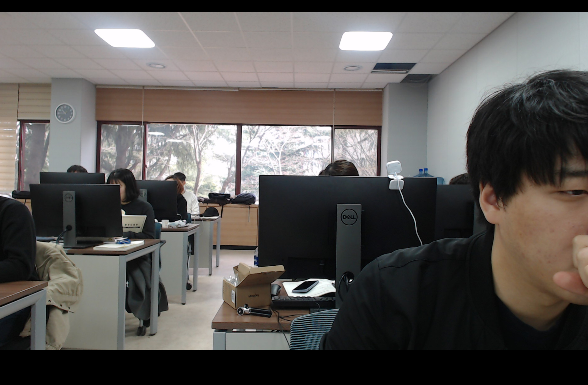
#> input picture save_images_using_webcam/no_detecting.png, 588 x 385 px, given in place of the camera
$ python face_detecting_using_webcam.py
#> lines starting #> are read from the running program, lines starting #| are printed output that depends on the picture
import numpy as np
import cv2
import time

#xml for detecting face
faceCascade = cv2.CascadeClassifier('./haarcascade_frontalface_default.xml')

cap = cv2.VideoCapture(0)
cap.set(3,640) # set Width
cap.set(4,480) # set Height

# Create our shapening kernel, it must equal to one eventually
kernel_sharpening = np.array([[-1,-1,-1],
                              [-1, 9,-1],
                              [-1,-1,-1]])
num=0
while(True):
    # Capture frame-by-frame
    ret, img = cap.read()
#> img is the input picture: shape (385, 588, 3); mean B, G, R 84.4, 87, 90.5
    img = cv2.flip(img,1)
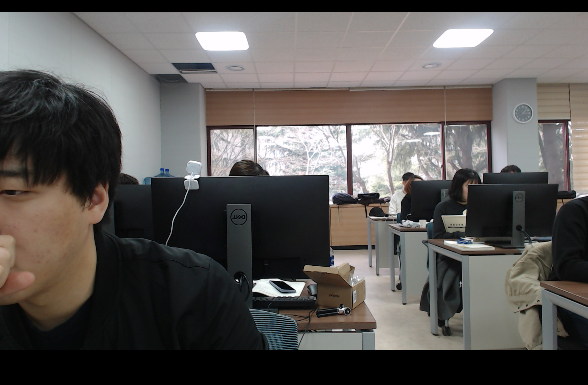
#> img: shape (385, 588, 3); mean B, G, R 84.4, 87, 90.5

    # Our operations on the frame come here
    gray = cv2.cvtColor(img, cv2.COLOR_BGR2GRAY)
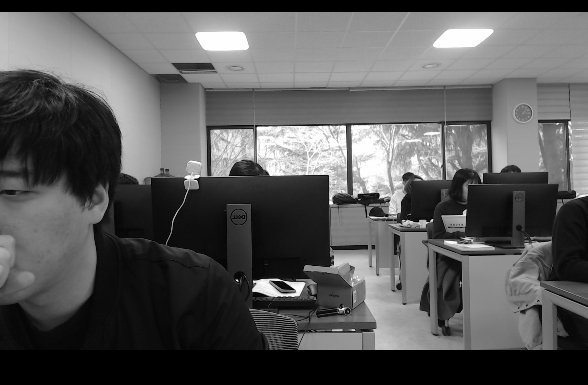
#> gray: shape (385, 588); min 0, max 255, mean 87.7
    faces = faceCascade.detectMultiScale(gray, scaleFactor=1.2,minNeighbors=5,minSize=(30,30),)
#> faces = ()


    if faces != '()': # condition for webcam does not detect person's face
        for (x,y,w,h) in faces:
            sharpened = cv2.filter2D(img, -1, kernel_sharpening) #sharpen image which has captured
            cv2.imwrite(str(num)+'.jpg',img[y:y+h, x:x+w])
            #time.sleep(0.3) #sleep for 0.3seconds for running code
            cv2.rectangle(img,(x,y),(x+w,y+h),(255,0,0),0) # (255,0,0) is color for the rectangle, and the number 0 next to the rectangle color is thickness of line
            roi_gray = gray[y:y+h, x:x+w]
            roi_color = img[y:y+h, x:x+w]

            num  = num+1
#> this loop made 0 passes
#> after the loop, num = 0

    # Display the resulting frame
    cv2.imshow('frame',img)

    k = cv2.waitKey(30) & 0xff
#> (key Esc is pressed here)
    if k == 27: # press 'ESC' to quit
        break

# When everything done, release the capture
cap.release()
cv2.destroyAllWindows()
